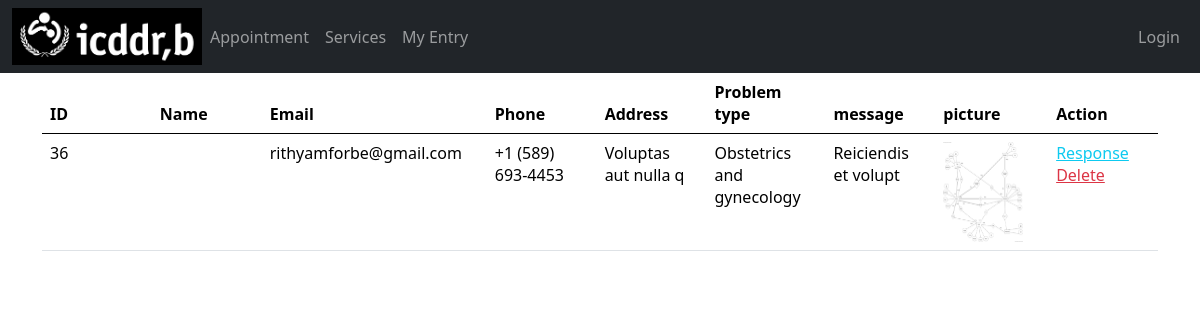
Screenshot of /intern/intern-task1/patient.php with the database file from the repository.
### tables this page shows
CREATE TABLE `guest` (
  `id` int(255) NOT NULL,
  `name` varchar(255) NOT NULL,
  `email` varchar(255) NOT NULL,
  `address` varchar(255) NOT NULL,
  `phone` varchar(255) NOT NULL,
  `ptype` varchar(255) NOT NULL,
  `file` varchar(255) DEFAULT NULL,
  `message` varchar(255) NOT NULL,
  `response` varchar(255) DEFAULT NULL,
  `test_list` varchar(255) DEFAULT NULL,
  `guestId` int(255) NOT NULL,
  `test_result` varchar(255) DEFAULT NULL,
  `prescription` varchar(255) DEFAULT NULL,
  `m1` varchar(100) DEFAULT NULL,
  `t1` varchar(100) DEFAULT NULL,
  `d1` varchar(100) DEFAULT NULL,
  `m2` varchar(100) DEFAULT NULL,
  `t2` varchar(100) DEFAULT NULL,
  `d2` varchar(100) DEFAULT NULL,
  `m3` varchar(100) DEFAULT NULL,
  `t3` varchar(100) DEFAULT NULL,
  `d3` varchar(100) DEFAULT NULL,
  `m4` varchar(100) DEFAULT NULL,
  `t4` varchar(100) DEFAULT NULL,
  `d4` varchar(100) DEFAULT NULL,
  `m5` varchar(100) DEFAULT NULL,
  `t5` varchar(100) DEFAULT NULL,
  `d5` varchar(100) DEFAULT NULL,
  `m6` varchar(100) DEFAULT NULL,
  `t6` varchar(100) DEFAULT NULL,
  `d6` varchar(100) DEFAULT NULL,
  `m7` varchar(100) DEFAULT NULL,
  `t7` varchar(100) DEFAULT NULL,
  `d7` varchar(100) DEFAULT NULL
);

### intern/intern-task1/init.php (called while the page is built, shortened)
<?php
$source = new source;
?>

### classes/source.php (called while the page is built, shortened)
<?php
class source extends db{
    public $Query;
    public function Query($query,$param = []){
        if(empty($param)){
            $this->Query = $this->db->prepare($query);
            return $this->Query->execute();
        }else{
            $this->Query = $this->db->prepare($query);
            return $this->Query->execute($param);
        }
    }
    public function CountRows(){
        return $this->Query->rowCount();
    }
    public function FetchAll(){
        return $this->Query->FetchAll(PDO::FETCH_OBJ);
    }
}
?>

### classes/db.php (called while the page is built, shortened)
<?php
class db{
    private $host = "localhost";
    private $username = "root";
    private $password = "";
    private $database = "intern";
    public function __construct(){
        try{
            $this->db = new PDO("mysql:hsot=".$this->host.";dbname=".$this->database,
            $this->username,$this->password);
        }catch(PDOException $e){
            echo "Connection problem : ".$e->getMessage();
        }
    }
}
?>

### intern/intern-task1/patient.php (the view, shortened to what this page needs)
<?php
include "init.php";
?>
<html>
<head>
    <link href="https://cdn.jsdelivr.net/npm/bootstrap@5.0.2/dist/css/bootstrap.min.css" rel="stylesheet">
    <link rel="stylesheet" href="style/css_responsive.css">
</head>
<body>
    <?php
    include 'splitfile/navbar.php';
    ?>
    <div class="container-fluid">
        <div class="container">
            <table class="table table-hover">
                <thead>
                    <tr>
                        <th class="col-1">ID</th>
                        <th class="col-1">Name</th>
                        <th class="col-1">Email</th>
                        <th class="col-1">Phone</th>
                        <th class="col-1">Address</th>
                        <th class="col-1">Problem type</th>
                        <th class="col-1">message</th>
                        <th class="col-1">picture</th>
                        <th class="col-1">Action</th>
                    </tr>
                </thead>
                <tbody>
                    <?php
                    $query = $source->Query("SELECT * FROM guest");
                    $details = $source->FetchAll();
                    $numrow = $source->CountRows();
                    if ($numrow > 0) {
                        foreach ($details as $row) :
                    ?>
                            <tr>
                                <td><?php echo $row->id; ?></td>
                                <td><?php echo $row->fullname; ?></td>
                                <td><?php echo $row->email; ?></td>
                                <td><?php echo $row->phone; ?></td>
                                <td><?php echo $row->address; ?></td>
                                <td><?php echo $row->ptype; ?></td>
                                <td><?php echo $row->message; ?></td>
                                <td><img src="Uploads/<?php echo $row->file; ?>" height=100px width=80px></td>
                                <?php echo "<td>
                 <a href='response.php?id=" . $row->id . "' class='.btn-sm btn-outline-info mr-2'>Response</a>"."  "."<a href='deleteguest.php?deleteuser=" . $row->id . "' class='.btn-sm btn-outline-danger mr-2'>Delete</a> </td>
                </tr>"; ?>
                        <?php
                        endforeach;
                    }
                        ?>
                </tbody>
            </table>
        </div>
    </div>
</body>
</html>

### style/css_responsive.css (style rules this page uses)
* { box-sizing: border-box; margin: 0; padding: 0; }

### rows the page displays
guest: id "36", email "rithyamforbe@gmail.com", phone "+1 (589) 693-4453", address "Voluptas aut nulla q", ptype "Obstetrics and gynecology", message "Reiciendis et volupt", file (picture)
